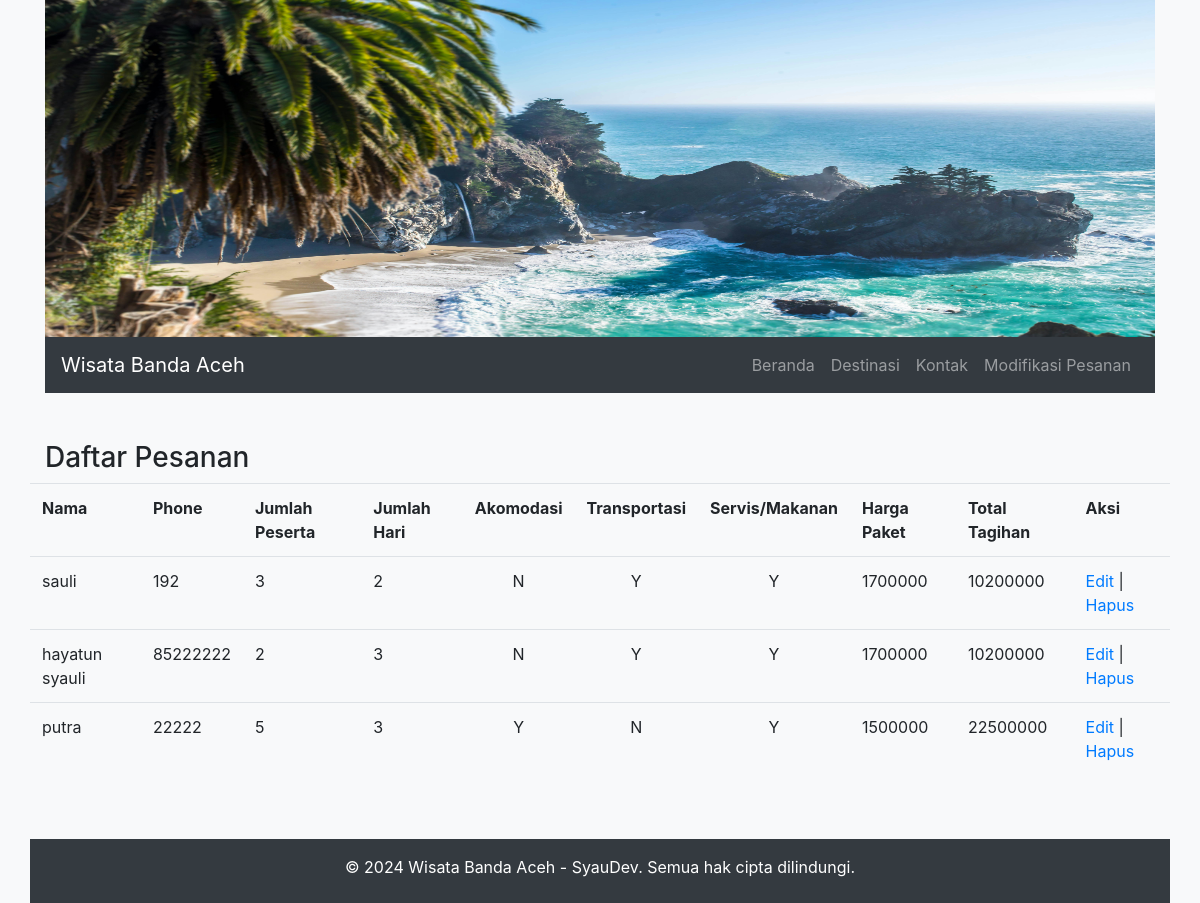
Screenshot of /modifikasi_pesan.php with the database file from the repository.
### tables this page shows
CREATE TABLE `pemesan` (
  `id` int(11) NOT NULL,
  `nama` varchar(50) NOT NULL,
  `no_hp` int(15) NOT NULL,
  `tanggal_pesan` date NOT NULL,
  `jumlah_hari` int(11) NOT NULL,
  `akomodasi` varchar(1) NOT NULL,
  `transportasi` varchar(1) NOT NULL,
  `servis` varchar(1) NOT NULL,
  `jumlah_peserta` int(11) NOT NULL,
  `harga_paket` int(50) NOT NULL,
  `total_tagihan` int(50) NOT NULL
);

### modifikasi_pesan.php (the view, shortened to what this page needs)
<?php
include("function/koneksi.php");
$sql = "SELECT * FROM pemesan";
$result = mysqli_query($conn, $sql);
?>
<!DOCTYPE html>
<html lang="id">
<head>
    <link rel="stylesheet" href="https://stackpath.bootstrapcdn.com/bootstrap/4.5.2/css/bootstrap.min.css" />
    <link rel="stylesheet" href="assets/css/style.css">
</head>
<body>
    <header class="bg-light">
        <div class="container">
            <div class="row">
                <div class="col-12">
                    <img src="img/chor-tsang-07mSKrzKiRw-unsplash.jpg" class="img-fluid" width="100%" height="337" style="width: 100%; height: 337px" alt="Header Image" />
                </div>
            </div>
        </div>
        <div class="container">
            <nav class="navbar navbar-expand-lg navbar-dark bg-dark">
                <a class="navbar-brand" href="#">Wisata Banda Aceh</a>
                <div class="collapse navbar-collapse" id="navbarNav">
                    <ul class="navbar-nav ml-auto">
                        <li class="nav-item"><a class="nav-link" href="index.php">Beranda</a></li>
                        <li class="nav-item">
                            <a class="nav-link" href="#">Destinasi</a>
                        </li>
                        <li class="nav-item">
                            <a class="nav-link" href="#">Kontak</a>
                        </li>
                        <li class="nav-item">
                            <a class="nav-link" href="modifikasi_pesan.php">Modifikasi Pesanan</a>
                        </li>
                    </ul>
                </div>
            </nav>
        </div>
    </header>
    <section id="main-content" class="py-5 bg-light">
        <div class="container">
            <h3>Daftar Pesanan</h3>
            <div class="row">
                <table class="table">
                    <tr>
                        <th>Nama</th>
                        <th>Phone</th>
                        <th>Jumlah Peserta</th>
                        <th>Jumlah Hari</th>
                        <th>Akomodasi</th>
                        <th>Transportasi</th>
                        <th>Servis/Makanan</th>
                        <th>Harga Paket</th>
                        <th>Total Tagihan</th>
                        <th>Aksi</th>
                    </tr>
                    <?php
                    if ($result->num_rows > 0) {
                        while ($row = $result->fetch_assoc()) {
                            echo "<tr>
                            <td>" . $row["nama"] . "</td>
                            <td>" . $row["no_hp"] . "</td>
                            <td>" . $row["jumlah_peserta"] . "</td>
                            <td>" . $row["jumlah_hari"] . "</td>
                            <td class='text-center'>" . $row["akomodasi"] . "</td>
                            <td class='text-center'>" . $row["transportasi"] . "</td>
                            <td class='text-center'>" . $row["servis"] . "</td>
                            <td>" . $row["harga_paket"] . "</td>
                            <td>" . $row["total_tagihan"] . "</td>
                            <td>
                                <a href='form_edit_pesan.php?id=" . $row["id"] . "'>Edit</a> |
                                <a href='function/proses_hapus.php?id=" . $row["id"] . "' onclick='return confirm(\"Apakah Anda yakin ingin menghapus pesanan ini?\")'>Hapus</a>
                            </td>
                          </tr>";
                        }
                    } else {
                        echo "<tr><td colspan='6'>Tidak ada pesanan.</td></tr>";
                    }
                    ?>
                </table>
            </div>
        </div>
    </section>
    <footer class=" bg-light">
        <div class="container bg-dark text-white text-center py-2">
            <p class="pt-2">
                &copy; 2024 Wisata Banda Aceh - SyauDev. Semua hak cipta dilindungi.
            </p>
        </div>
    </footer>
</body>
</html>

### rows the page displays
pemesan: nama "sauli", no_hp "192", jumlah_peserta "3", jumlah_hari "2", akomodasi "N", transportasi "Y", servis "Y", harga_paket "1700000", total_tagihan "10200000"
pemesan: nama "hayatun syauli", no_hp "85222222", jumlah_peserta "2", jumlah_hari "3", akomodasi "N", transportasi "Y", servis "Y", harga_paket "1700000", total_tagihan "10200000"
pemesan: nama "putra", no_hp "22222", jumlah_peserta "5", jumlah_hari "3", akomodasi "Y", transportasi "N", servis "Y", harga_paket "1500000", total_tagihan "22500000"
